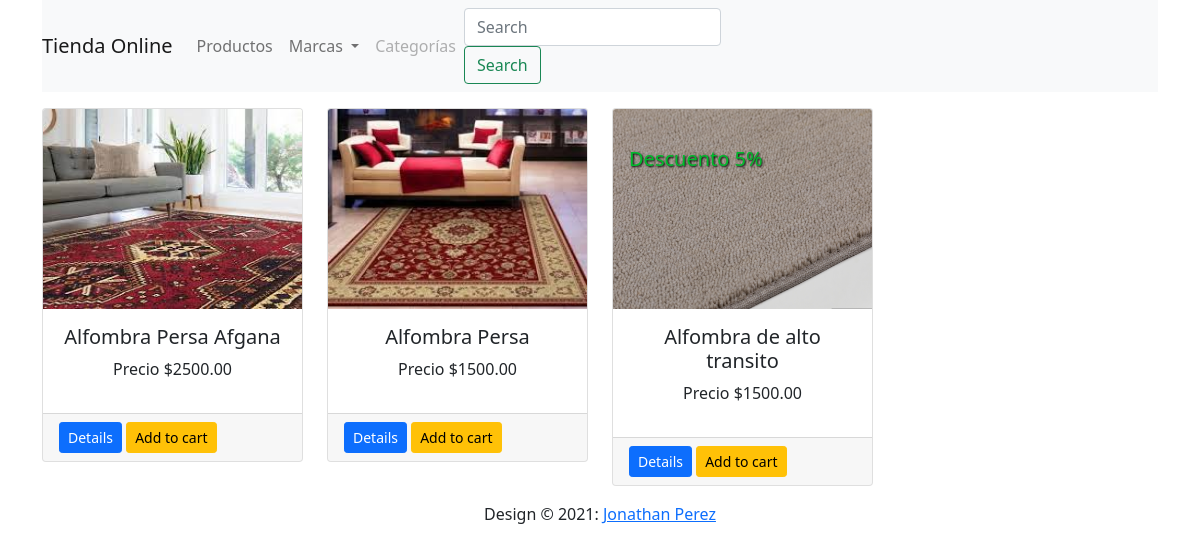
Before: / with the older database file.
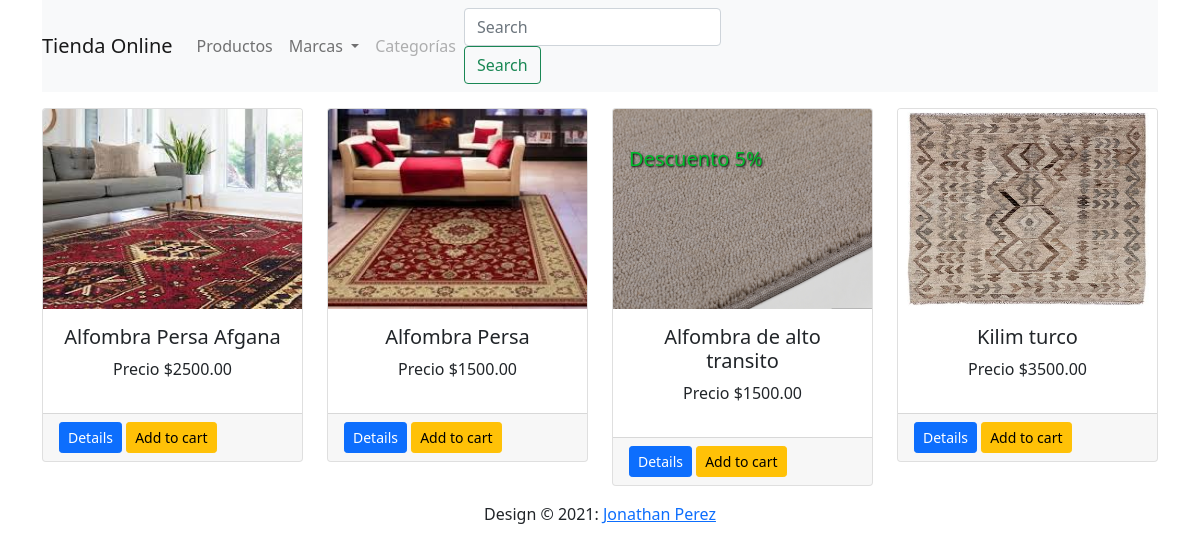
After: the same page with the newer database file.
### shop/products/models.py (models this page shows, shortened)
class Addproduct(db.Model):
    id = db.Column(db.Integer, primary_key=True)
    name = db.Column(db.String(80), nullable=False)
    price = db.Column(db.Numeric(10, 2), nullable=False)
    discount = db.Column(db.Integer, default=0)
    stock = db.Column(db.Integer, nullable=False)
    colors = db.Column(db.Text, nullable=False)
    desc = db.Column(db.Text, nullable=False)
    pub_date = db.Column(db.DateTime, nullable=False, default=datetime.utcnow)
    category_id = db.Column(db.Integer, db.ForeignKey('category.id'), nullable=False)
    category = db.relationship('Category', backref=db.backref('categories', lazy=True))
    brand_id = db.Column(db.Integer, db.ForeignKey('brand.id'), nullable=False)
    brand = db.relationship('Brand', backref=db.backref('brands', lazy=True))
    image_1 = db.Column(db.String(150), nullable=False, default='image1.jpg')
    image_2 = db.Column(db.String(150), nullable=False, default='image2.jpg')
    image_3 = db.Column(db.String(150), nullable=False, default='image3.jpg')

### shop/products/routes.py (the view)
@app.route('/')
def home():
    products = Addproduct.query.filter(Addproduct.stock > 0)
    brands = Brand.query.join(Addproduct, (Brand.id == Addproduct.brand_id)).all()
    return render_template('products/index.html', products=products, brands=brands)

### shop/templates/products/index.html (shortened to what this page needs)
{% extends 'layout.html'%}
{% block content %}
<div class="container">
    <nav class="navbar navbar-expand-lg navbar-light bg-light">
      <a class="navbar-brand" href="/">Tienda Online</a>
      <div class="collapse navbar-collapse" id="navbarSupportedContent">
        <ul class="navbar-nav mr-auto">
          <li class="nav-item">
            <a class="nav-link" href="{{url_for('home')}}">Productos</a>
          </li>
          <li class="nav-item dropdown">
            <a class="nav-link dropdown-toggle" href="#" id="navbarDropdown" role="button" data-toggle="dropdown" aria-haspopup="true" aria-expanded="false">
              Marcas
            </a>
          </li>
          <li class="nav-item">
            <a class="nav-link disabled" href="#" tabindex="-1" aria-disabled="true">Categorías</a>
          </li>
        </ul>
        <form class="form-inline my-2 my-lg-0">
             <input class="form-control mr-sm-2" type="search" placeholder="Search" aria-label="Search">
             <button class="btn btn-outline-success my-2 my-sm-0" type="submit">Search</button>
        </form>
      </div>
    </nav>
</div>
<div class="container">
    <div class="row">
        {%if brand %}
        {% for b in brand %}
        <div class="col-md-3 mt-3">
            <div class="card">
                <img src="{{url_for('static', filename='images/' + b.image_1)}}" alt="{{b.name}}" class="card-img-top" height="200">
                <div class="card-body">
                    {% if b.discount > 0%}
                        <h5 style="text-shadow: 1px 1px 2px #000;color:#00bb2d; position:absolute; top:10%;"> Descuento {{b.discount}}%</h5>
                    {% endif %}
                    <h5 class="text-center"> {{b.name}}</h5>
                    <p class="text-center">Precio ${{b.price}}</p>
                </div>
                <div class="card-footer">
                    <a href="" class="float-left btn btn-sm btn-primary">Details</a>
                    <a href="" class="float-rigth btn btn-sm btn-warning">Add to cart</a>
                </div>
            </div>
        </div>
        {% endfor %}
        {% else %}
        {% for product in products %}
        <div class="col-md-3 mt-3">
            <div class="card">
                <img src="{{url_for('static', filename='images/' + product.image_1)}}" alt="{{product.name}}" class="card-img-top" height="200">
                <div class="card-body">
                    {% if product.discount > 0%}
                        <h5 style="text-shadow: 1px 1px 2px #000;color:#00bb2d; position:absolute; top:10%;"> Descuento {{product.discount}}%</h5>
                    {% endif %}
                    <h5 class="text-center"> {{product.name}}</h5>
                    <p class="text-center">Precio ${{product.price}}</p>
                </div>
                <div class="card-footer">
                    <a href="" class="float-left btn btn-sm btn-primary">Details</a>
                    <a href="" class="float-rigth btn btn-sm btn-warning">Add to cart</a>
                </div>
            </div>
        </div>
        {% endfor %}
        {% endif %}
    </div>
</div>
{% endblock %}

### shop/templates/layout.html (shortened to what this page needs)
<!doctype html>
<html lang="en">
  <head>
    <link href="https://cdn.jsdelivr.net/npm/bootstrap@5.1.0/dist/css/bootstrap.min.css" rel="stylesheet">
  </head>
  <body>
  {% block content%}
  {% endblock %}
  <footer class="page-footer font-small blue">
    <div class="footer-copyright text-center py-3"> Design © 2021:
      <a href=""> Jonathan Perez</a>
    </div>
  </footer>
  </body>
</html>

Changed rows visible on the page:
added Addproduct: image_1 (picture), name "Kilim turco", price "3500.00"
